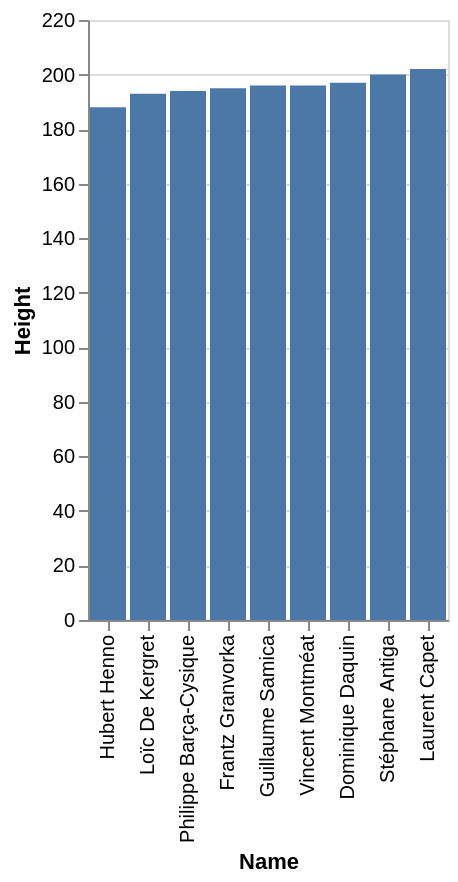

Describe this chart as a Vega-Lite specification.
### Vega-Lite specification from a JSON file in a GitHub repository (floating-point values rounded to 4 significant figures)
{"data": {"values": [{"x_data": "Hubert Henno", "y_data": 188}, {"x_data": "Loïc De Kergret", "y_data": 193}, {"x_data": "Philippe Barça-Cysique", "y_data": 194}, {"x_data": "Frantz Granvorka", "y_data": 195}, {"x_data": "Guillaume Samica", "y_data": 196}, {"x_data": "Vincent Montméat", "y_data": 196}, {"x_data": "Dominique Daquin", "y_data": 197}, {"x_data": "Stéphane Antiga", "y_data": 200}, {"x_data": "Laurent Capet", "y_data": 202}]}, "mark": "bar", "encoding": {"x": {"field": "x_data", "type": "nominal", "title": "Name", "sort": {"op": "sum", "field": "y_data", "order": "ascending"}}, "y": {"field": "y_data", "type": "quantitative", "title": "Height"}}}
